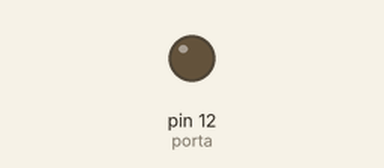
This sketch was run on a simulated Arduino Uno, built with avr-gcc and run on an emulated ATmega328P. On the bench: output pins drawn as LEDs (lit = HIGH).

Above: at 2.1 s.
At 4.1 s:
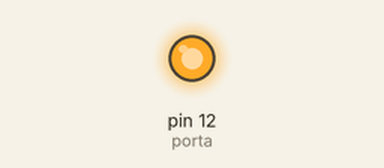
Timing chart, 0 to 5.6 s (numbered marks = the images above):
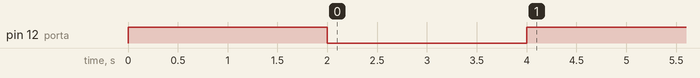

The sketch:

condicao_if.ino
```cpp
/*
== (igual a)
> (maior que)
>= (maior que ou igual a)

Operadores Booleanos
! (NÂO logico)
&& (E logico)
|| (OU logico)

*/

int porta = 12;

void setup()
{
	pinMode(porta, OUTPUT);
  	digitalWrite(porta, HIGH);
  	delay(2000);
  	digitalWrite(porta,LOW);
  	delay(2000);
  	digitalWrite(porta,HIGH);

  	int valor_1 = 4;
  	int valor_2 = 3;
  	bool b = false;

  if(valor_1 >= valor_2 || b == true)
  {
    digitalWrite(porta,HIGH);
  }
  else if(valor_1 <= valor_2 && b == false)
  {
  	digitalWrite(porta,LOW);
  }
  else
  {
    digitalWrite(porta,LOW);
  }

}

void loop()
{

}
```
